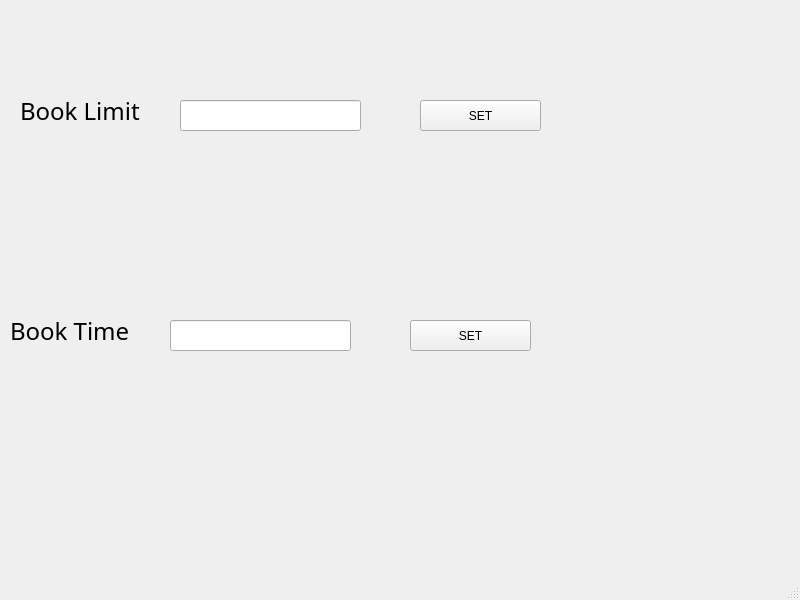
<?xml version="1.0" encoding="UTF-8"?>
<ui version="4.0">
 <class>SettingsWindow</class>
 <widget class="QMainWindow" name="SettingsWindow">
  <property name="geometry">
   <rect>
    <x>0</x>
    <y>0</y>
    <width>800</width>
    <height>600</height>
   </rect>
  </property>
  <property name="windowTitle">
   <string>MainWindow</string>
  </property>
  <widget class="QWidget" name="centralwidget">
   <widget class="QPushButton" name="button_book_limit">
    <property name="geometry">
     <rect>
      <x>420</x>
      <y>100</y>
      <width>121</width>
      <height>31</height>
     </rect>
    </property>
    <property name="text">
     <string>SET</string>
    </property>
   </widget>
   <widget class="QLineEdit" name="text_book_limit">
    <property name="geometry">
     <rect>
      <x>180</x>
      <y>100</y>
      <width>181</width>
      <height>31</height>
     </rect>
    </property>
   </widget>
   <widget class="QLabel" name="label">
    <property name="geometry">
     <rect>
      <x>20</x>
      <y>80</y>
      <width>171</width>
      <height>61</height>
     </rect>
    </property>
    <property name="font">
     <font>
      <family>Umpush</family>
      <pointsize>18</pointsize>
     </font>
    </property>
    <property name="text">
     <string>Book Limit</string>
    </property>
   </widget>
   <widget class="QLineEdit" name="text_book_time">
    <property name="geometry">
     <rect>
      <x>170</x>
      <y>320</y>
      <width>181</width>
      <height>31</height>
     </rect>
    </property>
   </widget>
   <widget class="QPushButton" name="button_book_time">
    <property name="geometry">
     <rect>
      <x>410</x>
      <y>320</y>
      <width>121</width>
      <height>31</height>
     </rect>
    </property>
    <property name="text">
     <string>SET</string>
    </property>
   </widget>
   <widget class="QLabel" name="label_3">
    <property name="geometry">
     <rect>
      <x>10</x>
      <y>300</y>
      <width>171</width>
      <height>61</height>
     </rect>
    </property>
    <property name="font">
     <font>
      <family>Umpush</family>
      <pointsize>18</pointsize>
     </font>
    </property>
    <property name="text">
     <string>Book Time</string>
    </property>
   </widget>
  </widget>
  <widget class="QStatusBar" name="statusbar"/>
 </widget>
 <resources/>
 <connections/>
</ui>
